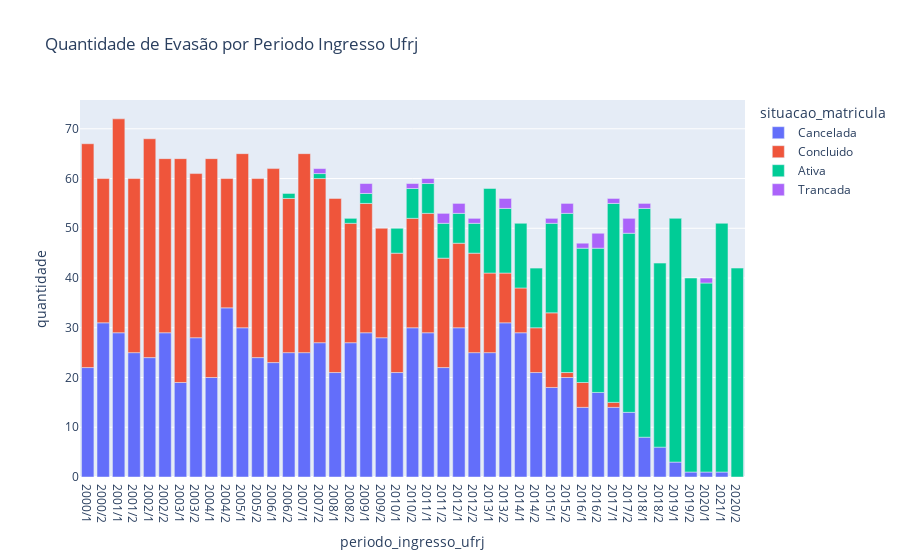

The cell this chart's notebook holds for it:
### Code cell
gerar_grafico_evação(situacao_aluno, "periodo_ingresso_ufrj")

### Figure 1 — Plotly figure (JSON) as saved in the notebook; plotly's stock layout.template omitted (floating-point values rounded to 4 significant figures)
{"data": [{"alignmentgroup": "True", "hovertemplate": "situacao_matricula=Cancelada<br>periodo_ingresso_ufrj=%{x}<br>quantidade=%{y}<extra></extra>", "legendgroup": "Cancelada", "marker": {"color": "#636efa", "pattern": {"shape": ""}}, "name": "Cancelada", "offsetgroup": "Cancelada", "orientation": "v", "showlegend": true, "textposition": "auto", "type": "bar", "x": ["2000/1", "2000/2", "2001/1", "2001/2", "2002/1", "2002/2", "2003/1", "2003/2", "2004/1", "2004/2", "2005/1", "2005/2", "2006/1", "2006/2", "2007/1", "2007/2", "2008/1", "2008/2", "2009/1", "2009/2", "2010/1", "2010/2", "2011/1", "2011/2", "2012/1", "2012/2", "2013/1", "2013/2", "2014/1", "2014/2", "2015/1", "2015/2", "2016/1", "2016/2", "2017/1", "2017/2", "2018/1", "2018/2", "2019/1", "2019/2", "2020/1", "2021/1"], "xaxis": "x", "y": [22, 31, 29, 25, 24, 29, 19, 28, 20, 34, 30, 24, 23, 25, 25, 27, 21, 27, 29, 28, 21, 30, 29, 22, 30, 25, 25, 31, 29, 21, 18, 20, 14, 17, 14, 13, 8, 6, 3, 1, 1, 1], "yaxis": "y"}, {"alignmentgroup": "True", "hovertemplate": "situacao_matricula=Concluido<br>periodo_ingresso_ufrj=%{x}<br>quantidade=%{y}<extra></extra>", "legendgroup": "Concluido", "marker": {"color": "#EF553B", "pattern": {"shape": ""}}, "name": "Concluido", "offsetgroup": "Concluido", "orientation": "v", "showlegend": true, "textposition": "auto", "type": "bar", "x": ["2000/1", "2000/2", "2001/1", "2001/2", "2002/1", "2002/2", "2003/1", "2003/2", "2004/1", "2004/2", "2005/1", "2005/2", "2006/1", "2006/2", "2007/1", "2007/2", "2008/1", "2008/2", "2009/1", "2009/2", "2010/1", "2010/2", "2011/1", "2011/2", "2012/1", "2012/2", "2013/1", "2013/2", "2014/1", "2014/2", "2015/1", "2015/2", "2016/1", "2017/1"], "xaxis": "x", "y": [45, 29, 43, 35, 44, 35, 45, 33, 44, 26, 35, 36, 39, 31, 40, 33, 35, 24, 26, 22, 24, 22, 24, 22, 17, 20, 16, 10, 9, 9, 15, 1, 5, 1], "yaxis": "y"}, {"alignmentgroup": "True", "hovertemplate": "situacao_matricula=Ativa<br>periodo_ingresso_ufrj=%{x}<br>quantidade=%{y}<extra></extra>", "legendgroup": "Ativa", "marker": {"color": "#00cc96", "pattern": {"shape": ""}}, "name": "Ativa", "offsetgroup": "Ativa", "orientation": "v", "showlegend": true, "textposition": "auto", "type": "bar", "x": ["2006/2", "2007/2", "2008/2", "2009/1", "2010/1", "2010/2", "2011/1", "2011/2", "2012/1", "2012/2", "2013/1", "2013/2", "2014/1", "2014/2", "2015/1", "2015/2", "2016/1", "2016/2", "2017/1", "2017/2", "2018/1", "2018/2", "2019/1", "2019/2", "2020/1", "2020/2", "2021/1"], "xaxis": "x", "y": [1, 1, 1, 2, 5, 6, 6, 7, 6, 6, 17, 13, 13, 12, 18, 32, 27, 29, 40, 36, 46, 37, 49, 39, 38, 42, 50], "yaxis": "y"}, {"alignmentgroup": "True", "hovertemplate": "situacao_matricula=Trancada<br>periodo_ingresso_ufrj=%{x}<br>quantidade=%{y}<extra></extra>", "legendgroup": "Trancada", "marker": {"color": "#ab63fa", "pattern": {"shape": ""}}, "name": "Trancada", "offsetgroup": "Trancada", "orientation": "v", "showlegend": true, "textposition": "auto", "type": "bar", "x": ["2007/2", "2009/1", "2010/2", "2011/1", "2011/2", "2012/1", "2012/2", "2013/2", "2015/1", "2015/2", "2016/1", "2016/2", "2017/1", "2017/2", "2018/1", "2020/1"], "xaxis": "x", "y": [1, 2, 1, 1, 2, 2, 1, 2, 1, 2, 1, 3, 1, 3, 1, 1], "yaxis": "y"}], "layout": {"barmode": "relative", "legend": {"title": {"text": "situacao_matricula"}, "tracegroupgap": 0}, "title": {"text": "Quantidade de Evasão por Periodo Ingresso Ufrj"}, "xaxis": {"anchor": "y", "domain": [0, 1], "title": {"text": "periodo_ingresso_ufrj"}}, "yaxis": {"anchor": "x", "domain": [0, 1], "title": {"text": "quantidade"}}}}
